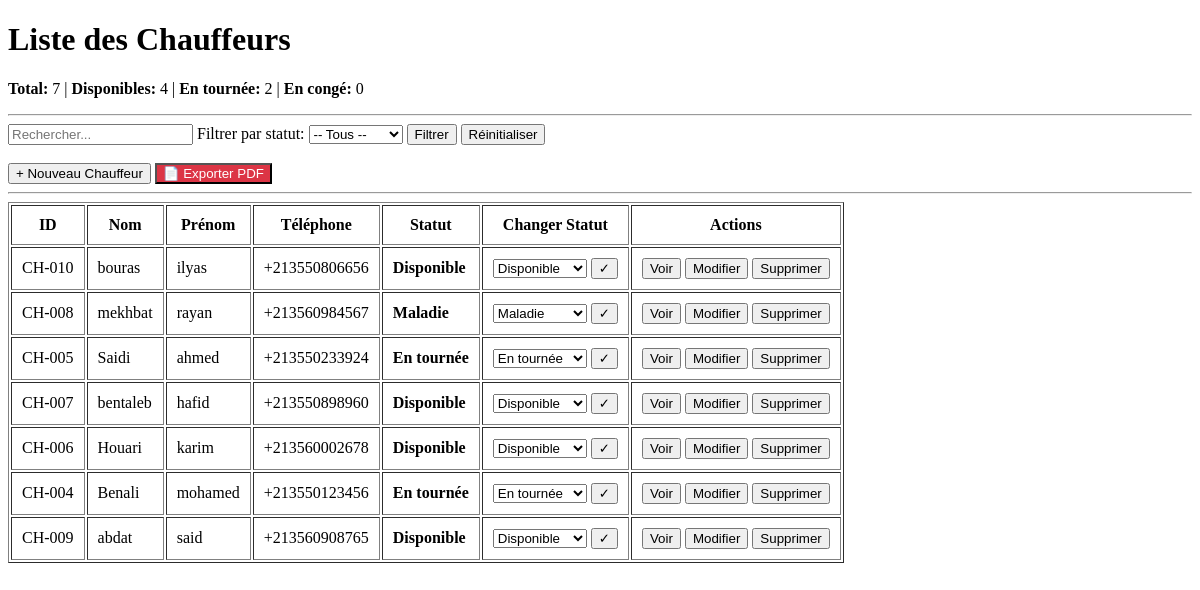
The page /chauffeurs/ on the database as committed earlier.
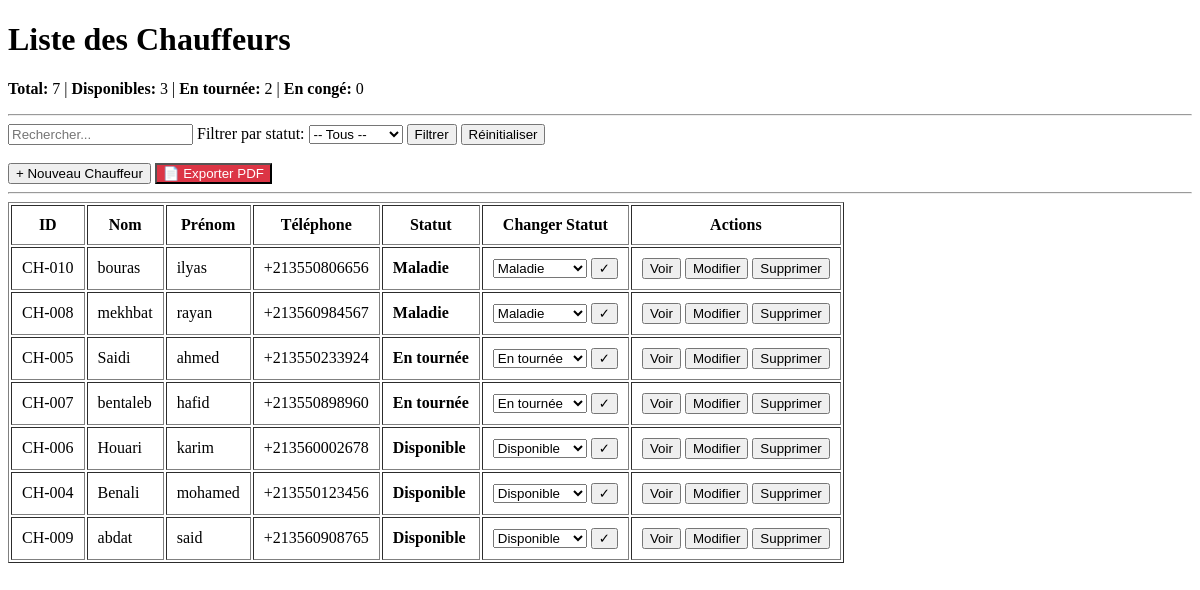
The same page on the database as committed later.
### app1/models.py (models this page shows, shortened)
class Chauffeur(models.Model):
    nom = models.CharField(max_length=50)
    prenom = models.CharField(max_length=50)
    date_naissance = models.DateField(default='2000-01-01')
    telephone = PhoneNumberField(region='DZ')
    email = models.EmailField(blank=True, null=True)
    adresse = models.TextField(blank=True, null=True)
    ville = models.CharField(max_length=100, blank=True, null=True)
    wilaya = models.CharField(max_length=100, blank=True, null=True)
    numero_permis = models.CharField(max_length=50, unique=True)
    date_obtention_permis = models.DateField()
    date_expiration_permis = models.DateField()
    date_embauche = models.DateField()
    salaire = models.DecimalField(max_digits=10, decimal_places=2, blank=True, null=True)
    statut_disponibilite = models.CharField(max_length=20, choices=[('DISPONIBLE', 'Disponible'),('EN_TOURNEE', 'En tournée'),('CONGE', 'En congé'),('MALADIE', 'Maladie'),('AUTRE', 'Autre raison'),], default='DISPONIBLE')
    date_creation = models.DateTimeField(auto_now_add=True)
    date_modification = models.DateTimeField(auto_now=True)
    remarques = models.TextField(blank=True, null=True)

### app1/views.py (the view, shortened to what this page needs)
# urls.py: path('chauffeurs/', views.liste_chauffeurs, name='liste_chauffeurs'),
def liste_chauffeurs(request):
    search = request.GET.get('search', '')
    filtre_statut = request.GET.get('statut', '')
    chauffeurs = Chauffeur.objects.all()
    if filtre_statut:
        chauffeurs = chauffeurs.filter(statut_disponibilite=filtre_statut)
    chauffeurs = chauffeurs.order_by('-date_embauche')
    stats = {
        'total_chauffeurs': Chauffeur.objects.count(),
        'disponibles': Chauffeur.objects.filter(statut_disponibilite='DISPONIBLE').count(),
        'en_tournee': Chauffeur.objects.filter(statut_disponibilite='EN_TOURNEE').count(),
        'en_conge': Chauffeur.objects.filter(statut_disponibilite='CONGE').count(),
    }
    statuts = [
        ('DISPONIBLE', 'Disponible'),
        ('EN_TOURNEE', 'En tournée'),
        ('CONGE', 'En congé'),
        ('MALADIE', 'Maladie'),
        ('AUTRE', 'Autre raison'),
    ]
    return render(request, 'chauffeurs/liste.html', {
        'chauffeurs': chauffeurs,
        'search': search,
        'filtre_statut': filtre_statut,
        'statuts': statuts,
        'stats': stats,
    })

### app1/templates/chauffeurs/liste.html (shortened to what this page needs)
<!DOCTYPE html>
<html lang="fr">
<head>
</head>
<body>
    <h1>Liste des Chauffeurs</h1>
    <div>
        <p><strong>Total:</strong> {{ stats.total_chauffeurs }} |
           <strong>Disponibles:</strong> {{ stats.disponibles }} |
           <strong>En tournée:</strong> {{ stats.en_tournee }} |
           <strong>En congé:</strong> {{ stats.en_conge }}</p>
    </div>
    <hr>
    <form method="get">
        <input type="text" name="search" placeholder="Rechercher..." value="{{ search }}">
        <label>Filtrer par statut:</label>
        <select name="statut">
            <option value="">-- Tous --</option>
        </select>
        <button type="submit">Filtrer</button>
        <a href="{% url 'liste_chauffeurs' %}"><button type="button">Réinitialiser</button></a>
    </form>
    <br>
    <a href="{% url 'creer_chauffeur' %}"><button>+ Nouveau Chauffeur</button></a>
    <a href="{% url 'exporter_chauffeurs_pdf' %}"><button style="background: #dc3545; color: white;">📄 Exporter PDF</button></a>
    <hr>
    <table border="1" cellpadding="10">
        <thead>
            <tr>
                <th>ID</th>
                <th>Nom</th>
                <th>Prénom</th>
                <th>Téléphone</th>
                <th>Statut</th>
                <th>Changer Statut</th>
                <th>Actions</th>
            </tr>
        </thead>
        <tbody>
            {% for chauffeur in chauffeurs %}
            <tr>
                <td>CH-{{ chauffeur.id|stringformat:"03d" }}</td>
                <td>{{ chauffeur.nom }}</td>
                <td>{{ chauffeur.prenom }}</td>
                <td>{{ chauffeur.telephone }}</td>
                <td><strong>{{ chauffeur.get_statut_disponibilite_display }}</strong></td>
                <td>
                    <form method="POST" action="{% url 'modifier_statut_chauffeur' chauffeur.id %}" style="display:inline;">
                        <select name="statut">
                            {% for code, label in statuts %}
                            <option value="{{ code }}" {% if chauffeur.statut_disponibilite == code %}selected{% endif %}>
                                {{ label }}
                            </option>
                            {% endfor %}
                        </select>
                        <button type="submit">✓</button>
                    </form>
                </td>
                <td>
                    <a href="{% url 'detail_chauffeur' chauffeur.id %}"><button>Voir</button></a>
                    <a href="{% url 'modifier_chauffeur' chauffeur.id %}"><button>Modifier</button></a>
                    <a href="{% url 'supprimer_chauffeur' chauffeur.id %}"><button>Supprimer</button></a>
                </td>
            </tr>
            {% empty %}
            <tr>
                <td colspan="7">Aucun chauffeur trouvé</td>
            </tr>
            {% endfor %}
        </tbody>
    </table>
</body>
</html>

Rows that differ between the two databases and show on the page:
changed Chauffeur "bouras": statut_disponibilite "Disponible" → "Maladie"; statut "Disponible" → "Maladie"
changed Chauffeur "bentaleb": statut_disponibilite "Disponible" → "En tournée"; statut "Disponible" → "En tournée"
changed Chauffeur "Benali": statut_disponibilite "En tournée" → "Disponible"; statut "En tournée" → "Disponible"
Other text that changed with them:
{{ stats.disponibles }}: "4" → "3"
